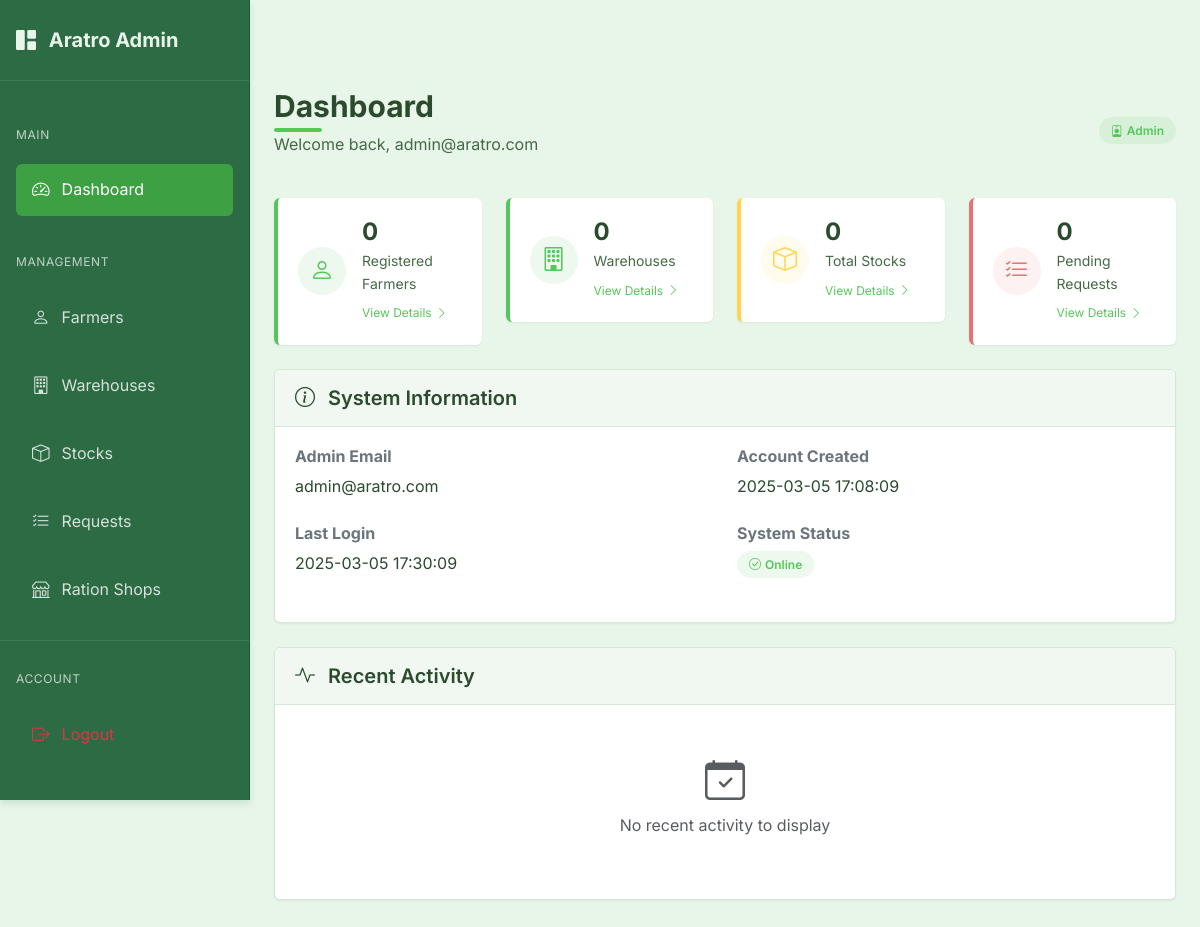
The page /admin/ (signed in) on the database as committed earlier.
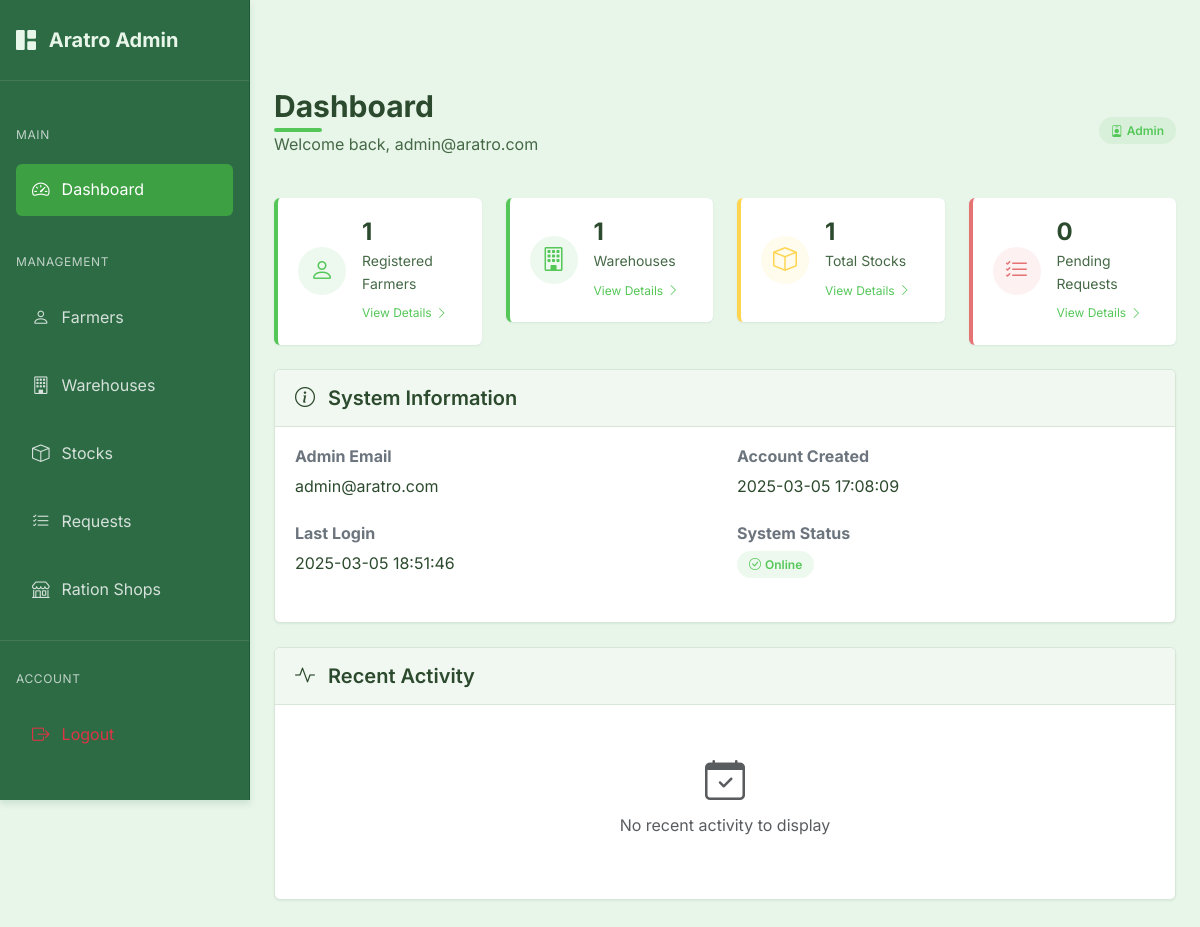
The same page on the database as committed later.
### models.py (models this page shows)
class Admin(UserMixin, db.Model):
    id = db.Column(db.Integer, primary_key=True)
    email = db.Column(db.String(100), unique=True, nullable=False)
    password_hash = db.Column(db.String(256), nullable=False)
    created_at = db.Column(db.DateTime, default=datetime.utcnow)
    last_login = db.Column(db.DateTime)
    role = 'admin'  # Add a static role attribute
    def get_id(self):
        return f"admin_{self.id}"
    def __repr__(self):
        return f'<Admin {self.email}>'

### routes.py (the view)
@admin.route('/')
@admin_required
def dashboard():
    print(f"Admin dashboard accessed by user: {current_user.id}")
    admin_user = Admin.query.get(current_user.id)
    farmer_count = Farmer.query.count()
    warehouse_count = Warehouse.query.count()
    stock_count = Stock.query.count()
    pending_requests = StockRequest.query.filter_by(status='pending').count()
    print(f"Dashboard stats: farmers={farmer_count}, warehouses={warehouse_count}, stocks={stock_count}, pending={pending_requests}")
    return render_template('admin/dashboard.html',
                          admin_user=admin_user,
                          farmer_count=farmer_count,
                          warehouse_count=warehouse_count,
                          stock_count=stock_count,
                          pending_requests=pending_requests)

### app.py (called while the page is built)
@login_manager.user_loader
def load_user(user_id):
    try:
        if user_id.startswith('admin_'):
            admin_id = int(user_id.split('_')[1])
            return Admin.query.get(admin_id)
        else:
            return User.query.get(int(user_id))
    except Exception as e:
        print(f"Error loading user: {e}")
        return None

@app.before_request
def before_request():
    session.permanent = True  # Use permanent session with lifetime set above

### routes.py (called while the page is built)
@admin.context_processor
def inject_admin_data():
    admin_data = {'current_user': current_user}
    if current_user.is_authenticated:
        admin_user = Admin.query.get(current_user.id)
        if admin_user:
            admin_data['admin_user'] = admin_user
    return admin_data

### templates/admin/dashboard.html (shortened to what the changed rows need)
{% extends "admin/base_admin.html" %}
{% block admin_content %}
<div class="page-header d-flex justify-content-between align-items-center">
    <div>
        <h1 class="page-title">Dashboard</h1>
        <p class="page-subtitle">Welcome back, {{ admin_user.email }}</p>
    </div>
</div>
<div class="row">
    <div class="col-xl-3 col-md-6">
        <div class="stats-card stats-card-primary">
            <div class="stats-content">
                <h3 class="stats-value">{{ farmer_count }}</h3>
                <p class="stats-label">Registered Farmers</p>
                <a href="{{ url_for('admin.farmers') }}" class="stats-link">
                    View Details <i class="bi bi-chevron-right ms-1"></i>
                </a>
            </div>
        </div>
    </div>
    <div class="col-xl-3 col-md-6">
        <div class="stats-card stats-card-success">
            <div class="stats-content">
                <h3 class="stats-value">{{ warehouse_count }}</h3>
                <p class="stats-label">Warehouses</p>
                <a href="{{ url_for('admin.warehouses') }}" class="stats-link">
                    View Details <i class="bi bi-chevron-right ms-1"></i>
                </a>
            </div>
        </div>
    </div>
    <div class="col-xl-3 col-md-6">
        <div class="stats-card stats-card-warning">
            <div class="stats-content">
                <h3 class="stats-value">{{ stock_count }}</h3>
                <p class="stats-label">Total Stocks</p>
                <a href="{{ url_for('admin.stocks') }}" class="stats-link">
                    View Details <i class="bi bi-chevron-right ms-1"></i>
                </a>
            </div>
        </div>
    </div>
</div>
<div class="admin-card">
    <div class="admin-card-body">
        <div class="row">
            <div class="col-md-6">
                <div class="mb-4">
                    <h6 class="fw-bold text-secondary mb-2">Admin Email</h6>
                    <p class="mb-0">{{ admin_user.email }}</p>
                </div>
                <div class="mb-4">
                    <h6 class="fw-bold text-secondary mb-2">Last Login</h6>
                    <p class="mb-0">{{ admin_user.last_login.strftime('%Y-%m-%d %H:%M:%S') if admin_user.last_login else 'First login' }}</p>
                </div>
            </div>
            <div class="col-md-6">
                <div class="mb-4">
                    <h6 class="fw-bold text-secondary mb-2">Account Created</h6>
                    <p class="mb-0">{{ admin_user.created_at.strftime('%Y-%m-%d %H:%M:%S') }}</p>
                </div>
            </div>
        </div>
    </div>
</div>
{% endblock %}

Rows that differ between the two databases and show on the page:
changed Admin "admin@aratro.com": last_login "2025-03-05 17:30:09" → "2025-03-05 18:51:46"
Other text that changed with them:
{{ farmer_count }}: "0" → "1"
{{ warehouse_count }}: "0" → "1"
{{ stock_count }}: "0" → "1"
